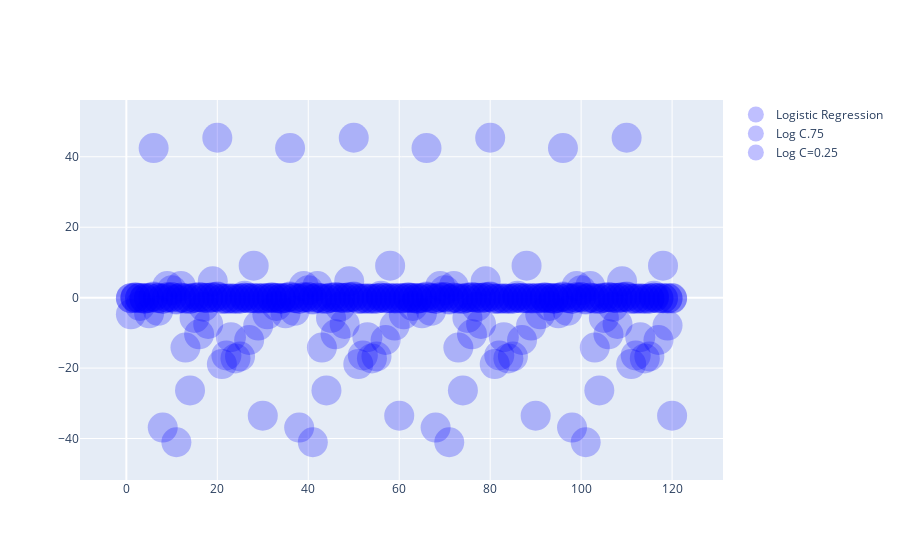

The code cell stored with this chart in its notebook:
### Markdown cell above
Add three scatterplots to `fig`:

- with `fig` do `add_scatter` using
    - freestyle `x=dummyX`
    - freestyle `y=np.ravel(std_clf[1].coef_)`
    - freestyle `name='Logistic Regression'`
    - freestyle `mode='markers'`
    - freestyle `marker=dict(color='blue', opacity=0.25, size=30)`
    
**For the next two, copy the first and make small changes.**

- with `fig` do `add_scatter` using
    - freestyle `x=dummyX`
    - freestyle `y=np.ravel(std_clf_ridge75[1].coef_)`
    - freestyle `name='Logistic Ridge Regression C=.75'`
    - freestyle `mode='markers'`
    - freestyle `marker=dict(color='green', opacity=0.50, size=15)`
    
    
- with `fig` do `add_scatter` using
    - freestyle `x=dummyX`
    - freestyle `y=np.ravel(std_clf_ridge25[1].coef_)`
    - freestyle `name='Logistic Ridge Regression C=.25'`
    - freestyle `mode='markers'`
    - freestyle `marker=dict(color='red', opacity=0.75, size=8)`

### Code cell
fig.add_scatter(x=dummyX,y=np.ravel(std_clf[1].coef_),name='Logistic Regression',mode='markers',marker=dict(color='blue', opacity=0.25, size=30))

fig.add_scatter(x=dummyX,y=np.ravel(std_clf_ridge75[1].coef_),name='Log C.75',mode='markers',marker=dict(color='blue', opacity=0.25, size=30))

fig.add_scatter(x=dummyX,y=np.ravel(std_clf_ridge25[1].coef_),name='Log C=0.25',mode='markers',marker=dict(color='blue', opacity=0.25, size=30))

#<xml xmlns="https://developers.google.com/blockly/xml"><variables><variable id="iVijvP{JilL0x4[TJ0W5">fig</variable></variables><block type="varDoMethod" id="HQpV;xoS*)U_Y-rO#P{4" x="27" y="-371"><mutation items="5"></mutation><field name="VAR" id="iVijvP{JilL0x4[TJ0W5">fig</field><field name="MEMBER">add_scatter</field><data>fig:add_scatter</data><value name="ADD0"><block type="dummyOutputCodeBlock" id="[^*VvU=ur*$~r(uGX!~!"><field name="CODE">x=dummyX</field></block></value><value name="ADD1"><block type="dummyOutputCodeBlock" id="Q,SRo.Q:3T{rp?o]*KWx"><field name="CODE">y=np.ravel(std_clf[1].coef_)</field></block></value><value name="ADD2"><block type="dummyOutputCodeBlock" id="Uo;}@W0{01M7FJGV%9BT"><field name="CODE">name='Logistic Regression'</field></block></value><value name="ADD3"><block type="dummyOutputCodeBlock" id="6~35#1%UVEy[dWfSfBrD"><field name="CODE">mode='markers' </field></block></value><value name="ADD4"><block type="dummyOutputCodeBlock" id="fy]h-y9~Ga=E`!ZU{VBc"><field name="CODE">marker=dict(color='blue', opacity=0.25, size=30)</field></block></value></block><block type="varDoMethod" id="0nc6)N;.]cO/8TUoc~Q;" x="32" y="-153"><mutation items="5"></mutation><field name="VAR" id="iVijvP{JilL0x4[TJ0W5">fig</field><field name="MEMBER">add_scatter</field><data>fig:add_scatter</data><value name="ADD0"><block type="dummyOutputCodeBlock" id="g81T9`mWQRxYOP[jBvD_"><field name="CODE">x=dummyX</field></block></value><value name="ADD1"><block type="dummyOutputCodeBlock" id=")WQs/Mq4DR-zc0J5r{dy"><field name="CODE">y=np.ravel(std_clf_ridge75[1].coef_)</field></block></value><value name="ADD2"><block type="dummyOutputCodeBlock" id="P-9lcG|Z!q!xWbQwC[RW"><field name="CODE">name='Log C.75'</field></block></value><value name="ADD3"><block type="dummyOutputCodeBlock" id=",~zD)nXs^On)Juos=b!:"><field name="CODE">mode='markers' </field></block></value><value name="ADD4"><block type="dummyOutputCodeBlock" id="Fu?[cNFxT91].8tHfKP1"><field name="CODE">marker=dict(color='blue', opacity=0.25, size=30)</field></block></value></block><block type="varDoMethod" id="picr]6i3|Er9f)(H:(~5" x="38" y="46"><mutation items="5"></mutation><field name="VAR" id="iVijvP{JilL0x4[TJ0W5">fig</field><field name="MEMBER">add_scatter</field><data>fig:add_scatter</data><value name="ADD0"><block type="dummyOutputCodeBlock" id="Z%[P2Tk[1YA9Z|E+G6%u"><field name="CODE">x=dummyX</field></block></value><value name="ADD1"><block type="dummyOutputCodeBlock" id="Ev|pg*)i-|^rU1)1gxiY"><field name="CODE">y=np.ravel(std_clf_ridge25[1].coef_)</field></block></value><value name="ADD2"><block type="dummyOutputCodeBlock" id="NL~OQtcU$]:^%M^ukh-|"><field name="CODE">name='Log C=0.25'</field></block></value><value name="ADD3"><block type="dummyOutputCodeBlock" id="^`{,+}Eia.+x_iO7.r_i"><field name="CODE">mode='markers' </field></block></value><value name="ADD4"><block type="dummyOutputCodeBlock" id="ft,bwGMp@BR|XXkqx=kF"><field name="CODE">marker=dict(color='blue', opacity=0.25, size=30)</field></block></value></block></xml>

### Figure 1 — Plotly figure (JSON) as saved in the notebook; plotly's stock layout.template omitted (floating-point values rounded to 4 significant figures)
{"data": [{"marker": {"color": "blue", "opacity": 0.25, "size": 30}, "mode": "markers", "name": "Logistic Regression", "type": "scatter", "x": [1.0, 2.0, 3.0, 4.0, 5.0, 6.0, 7.0, 8.0, 9.0, 10.0, 11.0, 12.0, 13.0, 14.0, 15.0, 16.0, 17.0, 18.0, 19.0, 20.0, 21.0, 22.0, 23.0, 24.0, 25.0, 26.0, 27.0, 28.0, 29.0, 30.0, 31.0, 32.0, 33.0, 34.0, 35.0, 36.0, 37.0, 38.0, 39.0, 40.0, 41.0, 42.0, 43.0, 44.0, 45.0, 46.0, 47.0, 48.0, 49.0, 50.0, 51.0, 52.0, 53.0, 54.0, 55.0, 56.0, 57.0, 58.0, 59.0, 60.0, 61.0, 62.0, 63.0, 64.0, 65.0, 66.0, 67.0, 68.0, 69.0, 70.0, 71.0, 72.0, 73.0, 74.0, 75.0, 76.0, 77.0, 78.0, 79.0, 80.0, 81.0, 82.0, 83.0, 84.0, 85.0, 86.0, 87.0, 88.0, 89.0, 90.0, 91.0, 92.0, 93.0, 94.0, 95.0, 96.0, 97.0, 98.0, 99.0, 100.0, 101.0, 102.0, 103.0, 104.0, 105.0, 106.0, 107.0, 108.0, 109.0, 110.0, 111.0, 112.0, 113.0, 114.0, 115.0, 116.0, 117.0, 118.0, 119.0, 120.0], "y": [-4.736, 0.1272, -2.342, -0.364, -4.457, 42.48, -3.736, -36.9, 3.295, 2.118, -41.06, 3.304, -14.17, -26.35, -5.756, -10.4, -2.565, -7.487, 4.623, 45.4, -18.85, -16.4, -11.22, -17.27, -16.71, 0.5152, -12.03, 9.089, -7.939, -33.52, -4.736, 0.1272, -2.342, -0.364, -4.457, 42.48, -3.736, -36.9, 3.295, 2.118, -41.06, 3.304, -14.17, -26.35, -5.756, -10.4, -2.565, -7.487, 4.623, 45.4, -18.85, -16.4, -11.22, -17.27, -16.71, 0.5152, -12.03, 9.089, -7.939, -33.52, -4.736, 0.1272, -2.342, -0.364, -4.457, 42.48, -3.736, -36.9, 3.295, 2.118, -41.06, 3.304, -14.17, -26.35, -5.756, -10.4, -2.565, -7.487, 4.623, 45.4, -18.85, -16.4, -11.22, -17.27, -16.71, 0.5152, -12.03, 9.089, -7.939, -33.52, -4.736, 0.1272, -2.342, -0.364, -4.457, 42.48, -3.736, -36.9, 3.295, 2.118, -41.06, 3.304, -14.17, -26.35, -5.756, -10.4, -2.565, -7.487, 4.623, 45.4, -18.85, -16.4, -11.22, -17.27, -16.71, 0.5152, -12.03, 9.089, -7.939, -33.52]}, {"marker": {"color": "blue", "opacity": 0.25, "size": 30}, "mode": "markers", "name": "Log C.75", "type": "scatter", "x": [1.0, 2.0, 3.0, 4.0, 5.0, 6.0, 7.0, 8.0, 9.0, 10.0, 11.0, 12.0, 13.0, 14.0, 15.0, 16.0, 17.0, 18.0, 19.0, 20.0, 21.0, 22.0, 23.0, 24.0, 25.0, 26.0, 27.0, 28.0, 29.0, 30.0, 31.0, 32.0, 33.0, 34.0, 35.0, 36.0, 37.0, 38.0, 39.0, 40.0, 41.0, 42.0, 43.0, 44.0, 45.0, 46.0, 47.0, 48.0, 49.0, 50.0, 51.0, 52.0, 53.0, 54.0, 55.0, 56.0, 57.0, 58.0, 59.0, 60.0, 61.0, 62.0, 63.0, 64.0, 65.0, 66.0, 67.0, 68.0, 69.0, 70.0, 71.0, 72.0, 73.0, 74.0, 75.0, 76.0, 77.0, 78.0, 79.0, 80.0, 81.0, 82.0, 83.0, 84.0, 85.0, 86.0, 87.0, 88.0, 89.0, 90.0, 91.0, 92.0, 93.0, 94.0, 95.0, 96.0, 97.0, 98.0, 99.0, 100.0, 101.0, 102.0, 103.0, 104.0, 105.0, 106.0, 107.0, 108.0, 109.0, 110.0, 111.0, 112.0, 113.0, 114.0, 115.0, 116.0, 117.0, 118.0, 119.0, 120.0], "y": [-0.1478, -0.04812, -0.1243, -0.1674, -0.1008, 0.3362, -0.1427, -0.3823, 0.08986, 0.1206, -0.5363, -0.02368, -0.2871, -0.3816, -0.03228, 0.1444, -0.02918, -0.1189, 0.08856, 0.3236, -0.3363, -0.3316, -0.2594, -0.3529, -0.3073, -0.01905, -0.1983, -0.1758, -0.2445, -0.2723, -0.1478, -0.04812, -0.1243, -0.1674, -0.1008, 0.3362, -0.1427, -0.3823, 0.08986, 0.1206, -0.5363, -0.02368, -0.2871, -0.3816, -0.03228, 0.1444, -0.02918, -0.1189, 0.08856, 0.3236, -0.3363, -0.3316, -0.2594, -0.3529, -0.3073, -0.01905, -0.1983, -0.1758, -0.2445, -0.2723, -0.1478, -0.04812, -0.1243, -0.1674, -0.1008, 0.3362, -0.1427, -0.3823, 0.08986, 0.1206, -0.5363, -0.02368, -0.2871, -0.3816, -0.03228, 0.1444, -0.02918, -0.1189, 0.08856, 0.3236, -0.3363, -0.3316, -0.2594, -0.3529, -0.3073, -0.01905, -0.1983, -0.1758, -0.2445, -0.2723, -0.1478, -0.04812, -0.1243, -0.1674, -0.1008, 0.3362, -0.1427, -0.3823, 0.08986, 0.1206, -0.5363, -0.02368, -0.2871, -0.3816, -0.03228, 0.1444, -0.02918, -0.1189, 0.08856, 0.3236, -0.3363, -0.3316, -0.2594, -0.3529, -0.3073, -0.01905, -0.1983, -0.1758, -0.2445, -0.2723]}, {"marker": {"color": "blue", "opacity": 0.25, "size": 30}, "mode": "markers", "name": "Log C=0.25", "type": "scatter", "x": [1.0, 2.0, 3.0, 4.0, 5.0, 6.0, 7.0, 8.0, 9.0, 10.0, 11.0, 12.0, 13.0, 14.0, 15.0, 16.0, 17.0, 18.0, 19.0, 20.0, 21.0, 22.0, 23.0, 24.0, 25.0, 26.0, 27.0, 28.0, 29.0, 30.0, 31.0, 32.0, 33.0, 34.0, 35.0, 36.0, 37.0, 38.0, 39.0, 40.0, 41.0, 42.0, 43.0, 44.0, 45.0, 46.0, 47.0, 48.0, 49.0, 50.0, 51.0, 52.0, 53.0, 54.0, 55.0, 56.0, 57.0, 58.0, 59.0, 60.0, 61.0, 62.0, 63.0, 64.0, 65.0, 66.0, 67.0, 68.0, 69.0, 70.0, 71.0, 72.0, 73.0, 74.0, 75.0, 76.0, 77.0, 78.0, 79.0, 80.0, 81.0, 82.0, 83.0, 84.0, 85.0, 86.0, 87.0, 88.0, 89.0, 90.0, 91.0, 92.0, 93.0, 94.0, 95.0, 96.0, 97.0, 98.0, 99.0, 100.0, 101.0, 102.0, 103.0, 104.0, 105.0, 106.0, 107.0, 108.0, 109.0, 110.0, 111.0, 112.0, 113.0, 114.0, 115.0, 116.0, 117.0, 118.0, 119.0, 120.0], "y": [-0.1412, -0.08113, -0.1283, -0.1475, -0.07211, 0.1426, -0.1333, -0.2289, 0.03867, 0.1081, -0.3193, -0.02122, -0.1988, -0.224, -0.03172, 0.1373, -0.02048, -0.05898, 0.07288, 0.1702, -0.2552, -0.2447, -0.2145, -0.247, -0.2258, -0.02771, -0.1537, -0.1906, -0.1804, -0.1201, -0.1412, -0.08113, -0.1283, -0.1475, -0.07211, 0.1426, -0.1333, -0.2289, 0.03867, 0.1081, -0.3193, -0.02122, -0.1988, -0.224, -0.03172, 0.1373, -0.02048, -0.05898, 0.07288, 0.1702, -0.2552, -0.2447, -0.2145, -0.247, -0.2258, -0.02771, -0.1537, -0.1906, -0.1804, -0.1201, -0.1412, -0.08113, -0.1283, -0.1475, -0.07211, 0.1426, -0.1333, -0.2289, 0.03867, 0.1081, -0.3193, -0.02122, -0.1988, -0.224, -0.03172, 0.1373, -0.02048, -0.05898, 0.07288, 0.1702, -0.2552, -0.2447, -0.2145, -0.247, -0.2258, -0.02771, -0.1537, -0.1906, -0.1804, -0.1201, -0.1412, -0.08113, -0.1283, -0.1475, -0.07211, 0.1426, -0.1333, -0.2289, 0.03867, 0.1081, -0.3193, -0.02122, -0.1988, -0.224, -0.03172, 0.1373, -0.02048, -0.05898, 0.07288, 0.1702, -0.2552, -0.2447, -0.2145, -0.247, -0.2258, -0.02771, -0.1537, -0.1906, -0.1804, -0.1201]}], "layout": {}}
